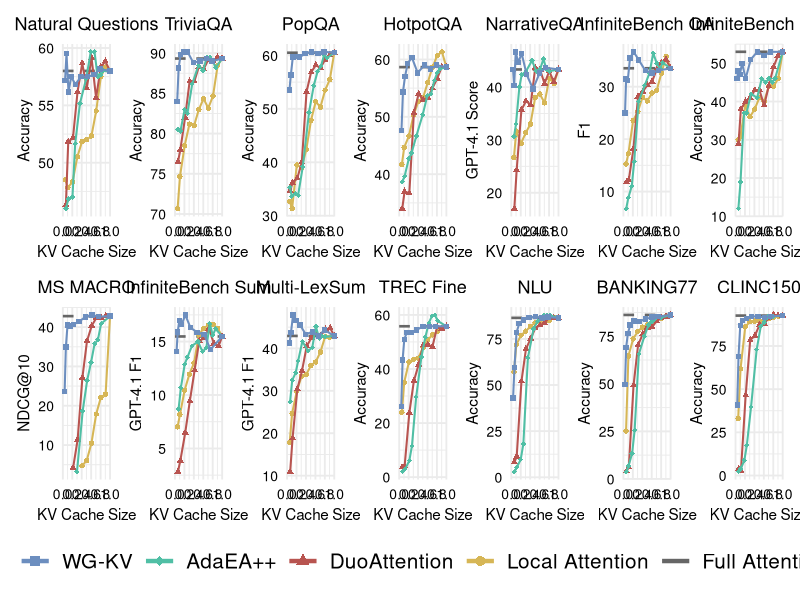

This chart was generated by the following R code:
library(tidyverse)
library(patchwork)

method_priority <- c("Local Attention", "DuoAttention", "AdaEA++", "WG-KV")

data <- read_csv("data/benchmark.csv") %>%
  mutate(
    method = fct_relevel(method, method_priority),
    score = case_when(
      panel_title == "NarrativeQA" ~ score * (100 / 3),
      panel_title == "InfiniteBench Sum" | panel_title == "Multi-LexSum" ~ score * 100,
      TRUE ~ score
    )
  )

panel_info <- data %>%
  distinct(panel_title, y_label)

fig_list <- map(seq_len(nrow(panel_info)), \(idx) {
  panel_label <- panel_info$panel_title[[idx]]
  axis_label <- panel_info$y_label[[idx]]

  panel_data <- data %>%
    filter(panel_title == panel_label, y_label == axis_label)

  full_attention_score <- panel_data %>%
    filter(method == "WG-KV", kv_size == 1) %>%
    pull(score) %>%
    first()

  plot <- ggplot(panel_data, aes(x = kv_size, y = score, colour = method, shape = method)) +
    geom_hline(
      aes(yintercept = full_attention_score, colour = "Full Attention"),
      linetype = "dashed",
      linewidth = 0.9
    )

  for (method_name in method_priority) {
    method_data <- panel_data %>% filter(method == method_name)
    plot <- plot +
      geom_line(data = method_data, linewidth = 0.7) +
      geom_point(data = method_data, size = 1.5)
  }

  plot +
    scale_colour_manual(
      breaks = c("WG-KV", "AdaEA++", "DuoAttention", "Local Attention", "Full Attention"),
      values = c(
        "WG-KV" = "#6C8EBF",
        "AdaEA++" = "#50BFA5",
        "DuoAttention" = "#B85450",
        "Local Attention" = "#D6B656",
        "Full Attention" = "#666666"
      )
    ) +
    scale_shape_manual(
      values = c(
        "WG-KV" = 15,
        "AdaEA++" = 18,
        "DuoAttention" = 17,
        "Local Attention" = 16
      )
    ) +
    scale_x_continuous(
      limits = c(0, 1),
      breaks = seq(0, 1, by = 0.2),
      expand = c(0, 0)
    ) +
    guides(
      colour = guide_legend(
        override.aes = list(linetype = "solid", linewidth = 1.5, size = 3, shape = c(15, 18, 17, 16, NA)),
        keywidth = 1.7
      ),
      shape = "none"
    ) +
    labs(
      x = "KV Cache Size",
      y = axis_label,
      title = panel_label
    ) +
    coord_cartesian(clip = "off") +
    theme_minimal(base_size = 14) +
    theme(
      plot.title = element_text(size = 13, hjust = 0.5),
      legend.title = element_blank(),
      legend.text = element_text(size = 15),
      axis.text.x = element_text(size = 10, colour = "black"),
      axis.text.y = element_text(size = 10, colour = "black"),
      axis.title.x = element_text(size = 11),
      axis.title.y = element_text(size = 11),
    )
})

fig <- wrap_plots(fig_list, ncol = 7, guides = "collect") &
  theme(legend.position = "bottom")

ggsave("benchmark.pdf", fig, width = 14.0, height = 4.5, units = "in")
